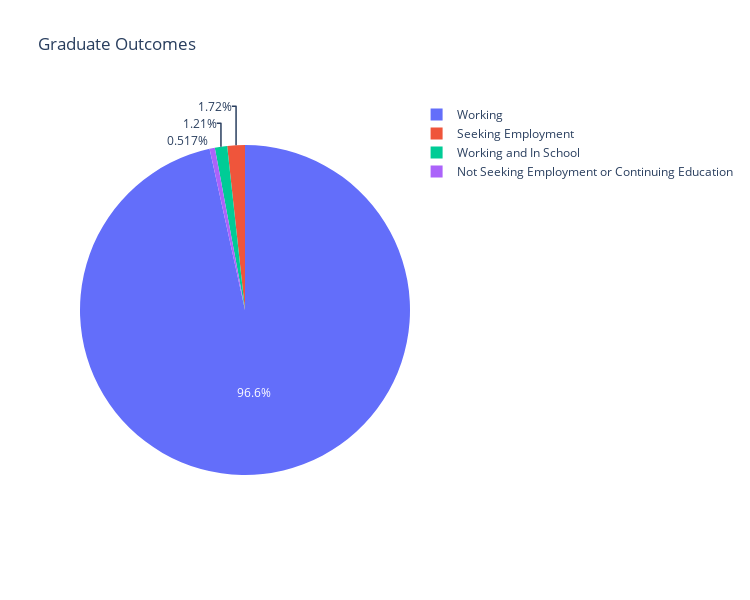

Here is the notebook cell this chart was saved with:
### Markdown cell above
### Graduate Outcomes

### Code cell
outcome_stats(grad_degrees, df)

### Figure 1 — Plotly figure (JSON) as saved in the notebook; plotly's stock layout.template omitted (floating-point values rounded to 4 significant figures)
{"data": [{"domain": {"x": [0, 1], "y": [0, 1]}, "hovertemplate": "Outcome=%{label}<br>Count=%{value}<extra></extra>", "labels": ["Working", "Seeking Employment", "Working and In School", "Not Seeking Employment or Continuing Education"], "legendgroup": "", "name": "", "showlegend": true, "type": "pie", "values": [560, 10, 7, 3]}], "layout": {"height": 600, "legend": {"tracegroupgap": 0}, "title": {"text": "Graduate Outcomes"}, "width": 750}}
